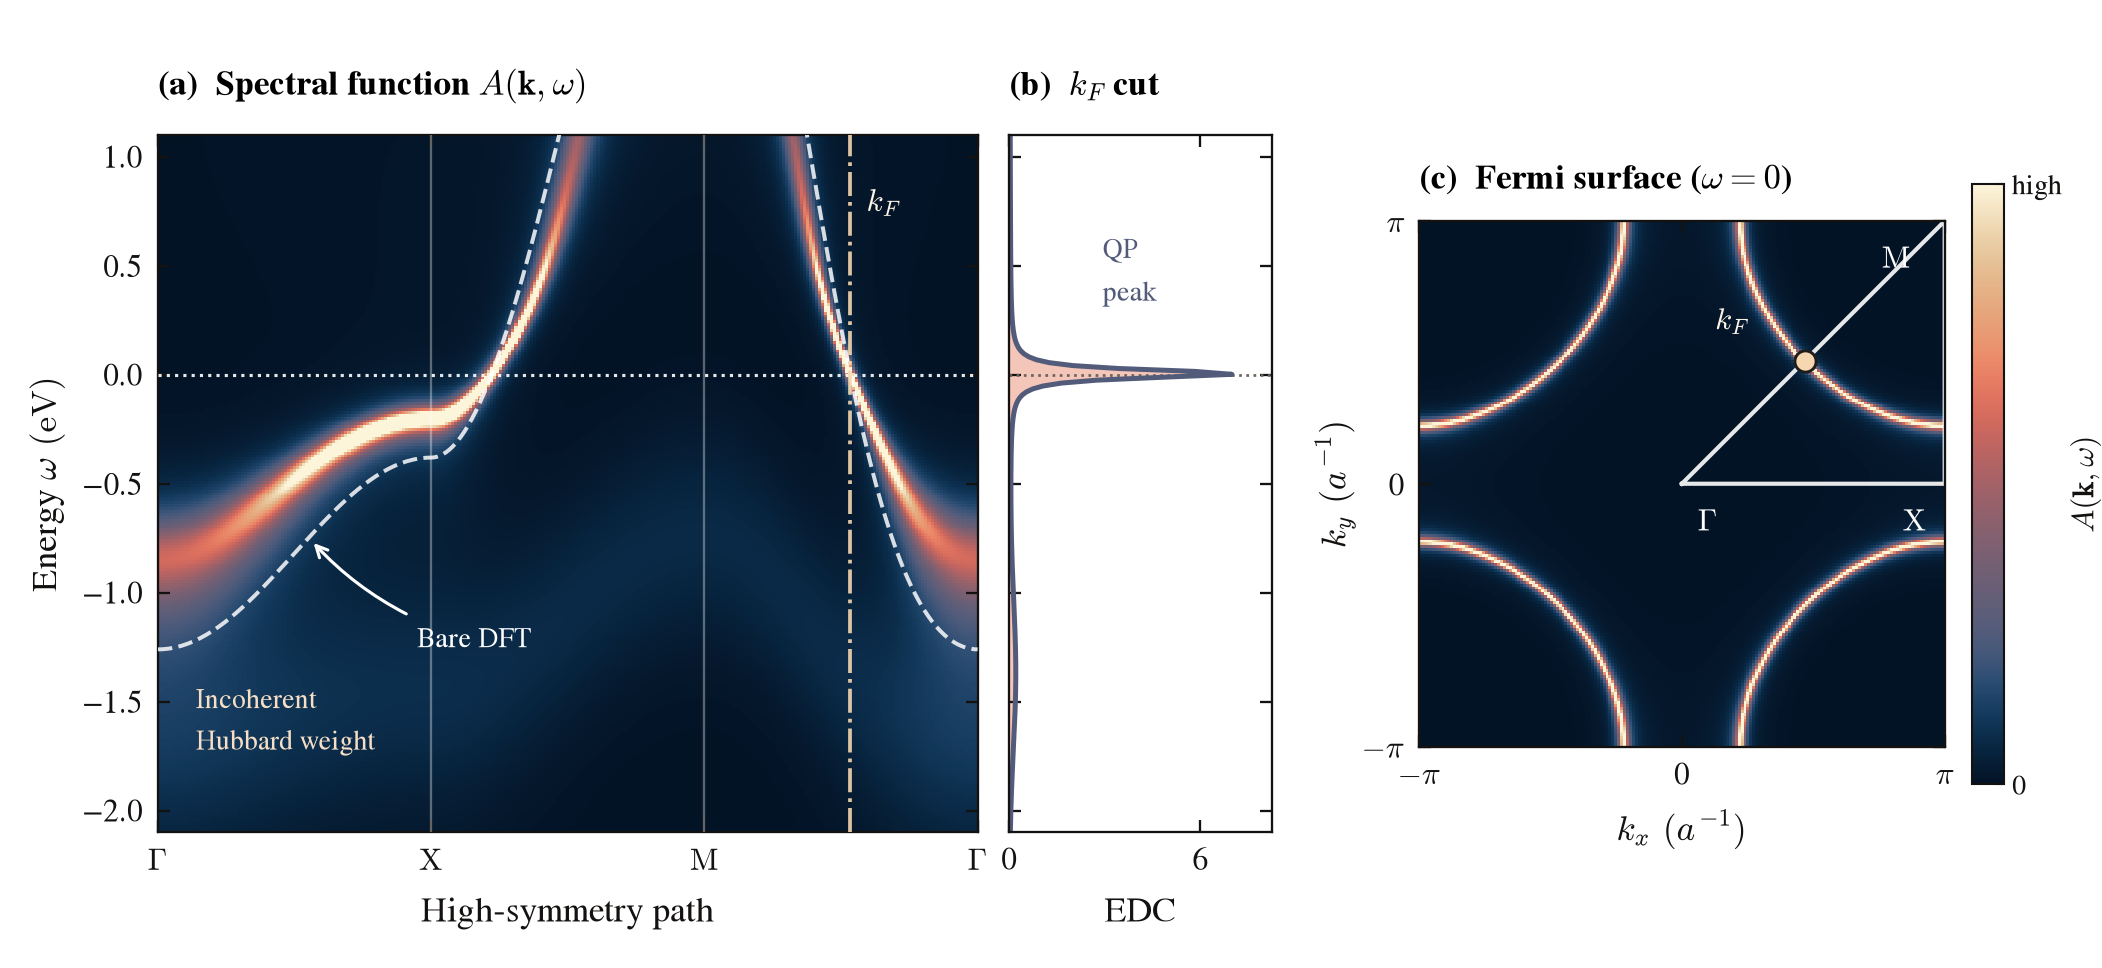

Recreate this plot in Python.
"""AFTER demo (Option 2): Nature Physics-grade Spectral Function A(k, w) + k_F EDC + Equal-Aspect Fermi Surface.

Same exact correlated 2D metal dataset as before.py, built with `/figure-style` + `/render-and-look`:
- Exact APS double-column canvas (178 x 82 mm) with Computer Modern LaTeX math (mbi.mplstyle).
- Perceptually uniform Crameri `lipari` replaces garish `jet` heatmaps across A(k, w) and Fermi surface.
- Bare DFT dispersion overlaid cleanly (--) showing quasiparticle bandwidth renormalization Z ~ 0.5 and
  incoherent lower Hubbard weight.
- Aligned k_F Energy Distribution Curve (EDC) sharing the energy axis with A(k, w).
- Exact equal-aspect 2D Fermi surface with 1st BZ symmetry path and linked k_F marker.
"""
from __future__ import annotations

import os
from pathlib import Path

import matplotlib
matplotlib.use("Agg")
import matplotlib.pyplot as plt
import numpy as np
from matplotlib.colors import LinearSegmentedColormap

from before import synthesize_spectral_and_fs

HERE = Path(__file__).resolve().parent
STYLE = HERE.parents[1] / "skills" / "figure-style" / "mbi.mplstyle"
SCM_ROOT = Path(os.environ.get("SUPERSOLIDPHONONS_SCM_ROOT", r"D:\[Colormaps]"))
MM = 1.0 / 25.4


def load_crameri(name: str) -> LinearSegmentedColormap:
    f = SCM_ROOT / name / f"{name}.txt"
    if f.exists():
        arr = np.loadtxt(f)
        return LinearSegmentedColormap.from_list(name, arr, N=len(arr))
    return plt.get_cmap("cividis")


def main() -> None:
    plt.style.use(STYLE)
    lipari = load_crameri("lipari")

    s, w, eb_path, A_kw, k2d, A_fs, kf_idx, kxf, kyf, edc = synthesize_spectral_and_fs()

    fig = plt.figure(figsize=(178 * MM, 82 * MM))
    ax1 = fig.add_axes([0.075, 0.14, 0.39, 0.72])
    ax2 = fig.add_axes([0.48, 0.14, 0.125, 0.72], sharey=ax1)
    ax3 = fig.add_axes([0.675, 0.14, 0.25, 0.72])
    cax = fig.add_axes([0.938, 0.19, 0.015, 0.62])

    vmax = float(np.percentile(A_kw, 99.2))
    im = ax1.pcolormesh(s, w, A_kw, cmap=lipari, vmin=0, vmax=vmax, shading="auto", rasterized=True)
    ax1.plot(s, eb_path, color="#FFFFFF", lw=0.95, ls="--", alpha=0.84, zorder=3)
    ax1.axhline(0.0, color="#FFFFFF", lw=0.75, ls=":", alpha=0.9, zorder=4)
    for xt in (1.0, 2.0):
        ax1.axvline(xt, color="#FFFFFF", lw=0.55, alpha=0.35, zorder=3)
    ax1.axvline(s[kf_idx], color="#F6D7B0", lw=0.9, ls="-.", alpha=0.9, zorder=4)
    ax1.text(s[kf_idx] + 0.06, 0.86, r"$k_F$", color="#FFF6E8", fontsize=7.6, va="top")
    ax1.text(0.14, -1.72, "Incoherent\nHubbard weight", color="#F6DFC6", fontsize=6.6, ha="left")
    ax1.annotate(
        "Bare DFT", xy=(0.55, eb_path[50]), xytext=(0.95, -1.25),
        color="#FFFFFF", fontsize=6.8,
        arrowprops=dict(arrowstyle="->", color="#FFFFFF", lw=0.75, connectionstyle="arc3,rad=-0.15"),
    )

    ax1.set_xlim(0, 3); ax1.set_ylim(w[0], w[-1])
    ax1.set_xticks([0, 1, 2, 3], [r"$\Gamma$", r"$\mathrm{X}$", r"$\mathrm{M}$", r"$\Gamma$"])
    ax1.set_ylabel(r"Energy $\omega\ (\mathrm{eV})$")
    ax1.set_xlabel("High-symmetry path")
    ax1.text(0.0, 1.045, r"(a)  Spectral function $A(\mathbf{k},\omega)$", transform=ax1.transAxes, fontsize=8.3, fontweight="bold", va="bottom")

    cb = fig.colorbar(im, cax=cax, orientation="vertical")
    cb.set_ticks([0, vmax])
    cb.set_ticklabels(["0", "high"])
    cb.set_label(r"$A(\mathbf{k},\omega)$", fontsize=7.4, labelpad=2)
    cb.ax.tick_params(labelsize=6.8, length=2.0, width=0.5, pad=2)
    cb.outline.set_linewidth(0.5)

    # Panel (b): Aligned EDC at k_F
    c_qp = tuple(lipari(0.25)[:3])
    c_fill = tuple(lipari(0.68)[:3])
    ax2.axhline(0.0, color="#6A645C", lw=0.65, ls=":")
    ax2.fill_betweenx(w, 0, edc, color=c_fill, alpha=0.45, lw=0)
    ax2.plot(edc, w, color=c_qp, lw=1.2)
    ax2.set_xlim(0, float(edc.max()) * 1.18)
    ax2.set_xticks([0, int(edc.max())])
    ax2.tick_params(axis="y", labelleft=False)
    ax2.set_xlabel("EDC")
    ax2.text(float(edc.max()) * 0.42, 0.34, "QP\npeak", fontsize=6.8, color=c_qp, ha="left")
    ax2.text(0.0, 1.045, r"(b)  $k_F$ cut", transform=ax2.transAxes, fontsize=8.3, fontweight="bold", va="bottom")

    # Panel (c): Equal-aspect 2D Fermi surface
    ax3.pcolormesh(k2d / np.pi, k2d / np.pi, A_fs, cmap=lipari, vmin=0, vmax=float(np.percentile(A_fs, 99.0)), shading="auto", rasterized=True)
    ax3.set_aspect("equal")
    ax3.plot([0, 1, 1, 0], [0, 0, 1, 0], color="#FFFFFF", lw=1.0, alpha=0.9)
    ax3.scatter([kxf / np.pi], [kyf / np.pi], s=26, fc="#F6D7B0", ec="#1E1D1B", lw=0.7, zorder=6)
    ax3.text(0.06, -0.18, r"$\Gamma$", color="#FFFFFF", fontsize=7.5)
    ax3.text(0.84, -0.18, r"$\mathrm{X}$", color="#FFFFFF", fontsize=7.5)
    ax3.text(0.76, 0.82, r"$\mathrm{M}$", color="#FFFFFF", fontsize=7.5)
    ax3.text(kxf / np.pi - 0.34, kyf / np.pi + 0.12, r"$k_F$", color="#FFF6E8", fontsize=7.5)
    ax3.set_xlim(-1, 1); ax3.set_ylim(-1, 1)
    ax3.set_xticks([-1, 0, 1], [r"$-\pi$", "0", r"$\pi$"])
    ax3.set_yticks([-1, 0, 1], [r"$-\pi$", "0", r"$\pi$"])
    ax3.set_xlabel(r"$k_x\ (a^{-1})$")
    ax3.set_ylabel(r"$k_y\ (a^{-1})$", labelpad=1)
    ax3.text(0.0, 1.045, r"(c)  Fermi surface ($\omega=0$)", transform=ax3.transAxes, fontsize=8.3, fontweight="bold", va="bottom")

    out_png = HERE / "after.png"
    out_pdf = HERE / "after.pdf"
    fig.savefig(out_png, dpi=300)
    fig.savefig(out_pdf)
    plt.close(fig)
    print(f"Wrote {out_png} ({out_png.stat().st_size:,} bytes) and {out_pdf} ({out_pdf.stat().st_size:,} bytes)")


if __name__ == "__main__":
    main()
